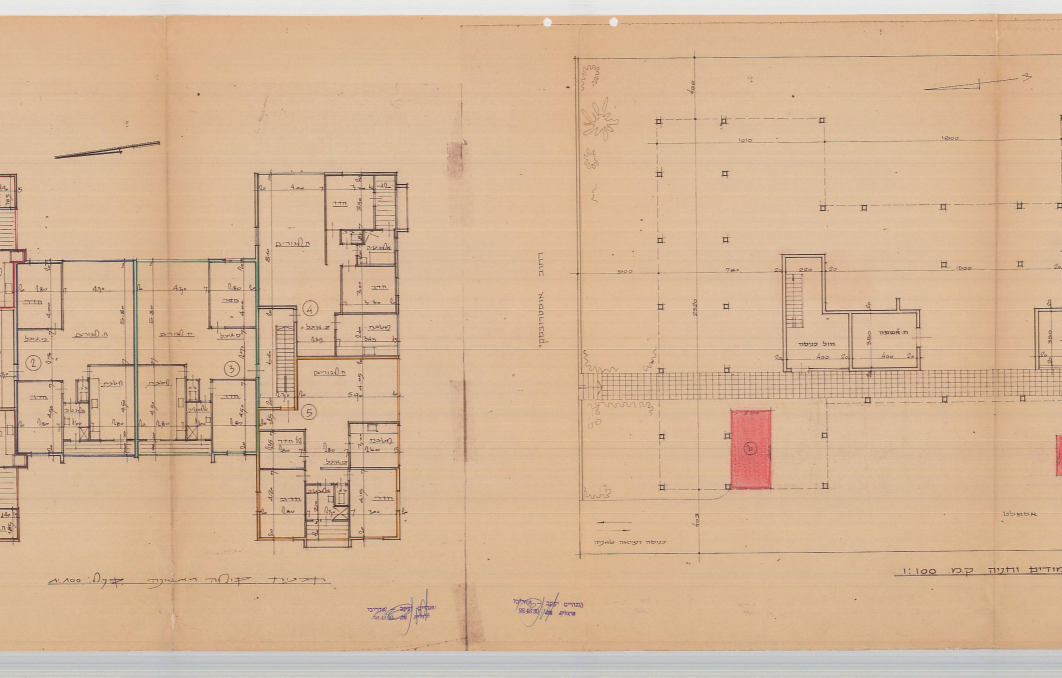
#> input picture p1_left.jpg, 5309 x 3388 px, given in place of p1_left.png, which was not available (shown at 1/5 size)
$ python crop_c118.py
#> lines starting #> are read from the running program, lines starting #| are printed output that depends on the picture; after the words box and inside, x2 and y2 are one past the last pixel; in counts of white or black regions, pixels touching at a corner belong together; pictures that were not available may be replaced by others from this repository, and a replacement may not be noted
import cv2

def main():
    img = cv2.imread("p1_left.png")
#> img is the input picture: shape (3388, 5309, 3); mean B, G, R 150.9, 182, 214

    # Crop around C118 (236, 1829)
    x, y, r = 236, 1829, 30
    crop = img[y-100:y+100, x-100:x+100]
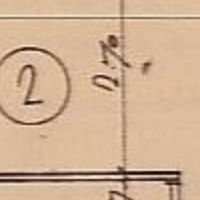
#> crop: shape (200, 200, 3); mean B, G, R 149.2, 177.7, 208.4
    cv2.circle(crop, (100, 100), r, (0, 0, 255), 2)
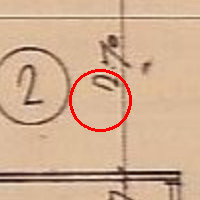
#> crop: shape (200, 200, 3); 1.4% of pixels changed, all inside (x1, y1, x2, y2) = (69, 69, 132, 132)
    cv2.imwrite("crop_c118.jpg", crop)
    print("Saved crop_c118.jpg")

    # Crop around C122 (1195, 1803)
    x, y, r = 1195, 1803, 30
    crop = img[y-100:y+100, x-100:x+100]
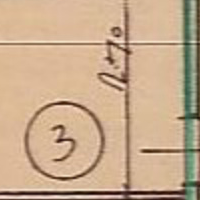
#> crop: shape (200, 200, 3); mean B, G, R 141.5, 170.8, 199
    cv2.circle(crop, (100, 100), r, (0, 0, 255), 2)
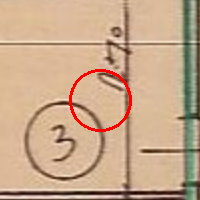
#> crop: shape (200, 200, 3); 1.4% of pixels changed, all inside (x1, y1, x2, y2) = (69, 69, 132, 132)
    cv2.imwrite("crop_c122.jpg", crop)
    print("Saved crop_c122.jpg")

if __name__ == "__main__":
    main()
